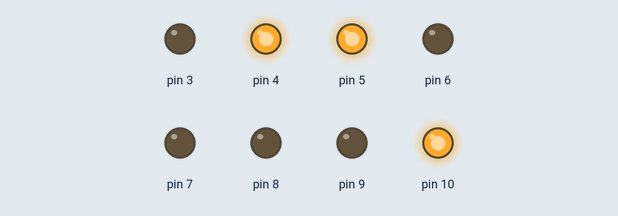
A sketch run on a simulated Arduino Uno, built with avr-gcc and run on an emulated ATmega328P. On the bench: output pins drawn as LEDs (lit = HIGH).

Above: at 0.1 s.
At 0.7 s:
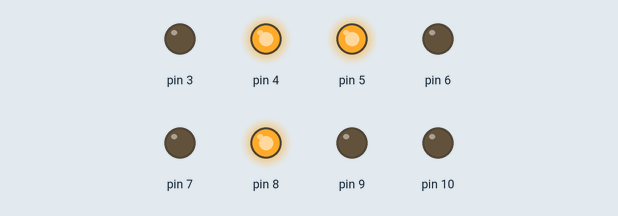
At 1.5 s:
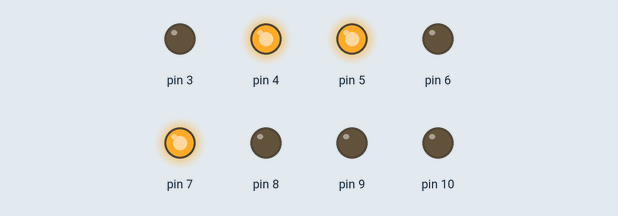
At 2.9 s:
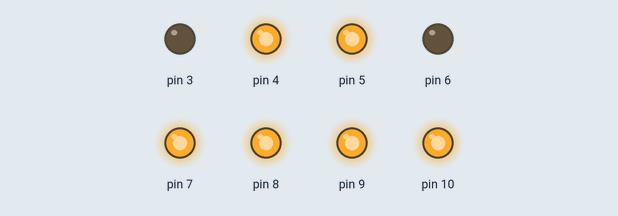
At 4.3 s:
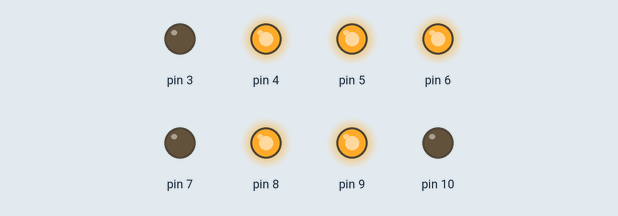
At 5.7 s:
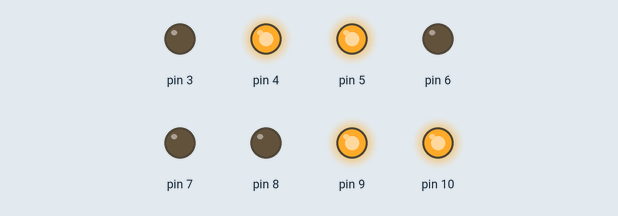
Timing chart, 0 to 6.0 s (numbered marks = the images above):
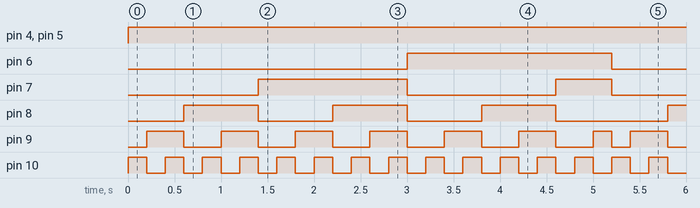

Measured:
- by itself, pin 4, pin 5: LOW → HIGH at 0.00 s
- by itself, pin 6: alternates HIGH for 2.2 s and LOW for 3.0 s
- by itself, pin 7: repeats every 5.2 s: LOW 1.6 s, HIGH 0.60 s, LOW 1.4 s, HIGH 1.6 s
- by itself, pin 8: repeats every 5.2 s: 2 × (LOW 0.80 s, HIGH 0.80 s), LOW 1.2 s, HIGH 0.80 s
- by itself, pin 9: repeats every 5.2 s: 5 × (LOW 0.40 s, HIGH 0.40 s), LOW 0.40 s, HIGH 0.20 s, LOW 0.20 s, HIGH 0.40 s
- by itself, pin 10: alternates HIGH for 0.20 s and LOW for 0.20 s

The sketch:

Transmitter.ino
```cpp
#define BEGIN 3
#define CHAR 'b'
bool n[8];
void charBool(char c){
  for(int i=0; i<8; i++){
    if(c>=1<<(7-i)){
      n[i]=true;
      c-=1<<(7-i);
    }

    else n[i]=false;
  }
}
void setup() {
  for(int i=BEGIN-1; i<=BEGIN+7; i++)
    pinMode(i,OUTPUT);
}

void loop() {
  for(char j='a'; j<='z';j++){
    pinMode(2, HIGH);
    charBool(j);
    for(int i=0; i<8; i++){
      digitalWrite(i+BEGIN, n[i]);
    }
    pinMode(2, LOW);
    delay(200);
  }
}
```
